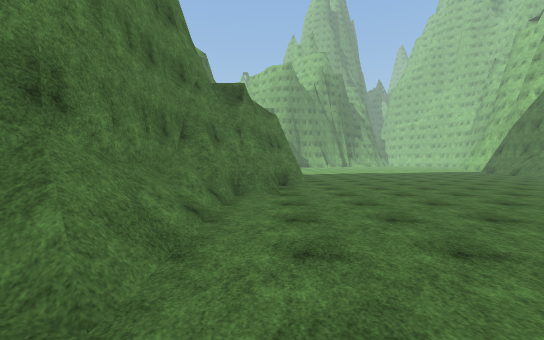
[1] (above)

16 first-person views from a walk through a Unity game level. The camera is 1.5 m above the floor, tilts 2° down and sees 90° across. The floor is counted in squares, 2 m on a side. Each view is taken from the middle of a square. On the plan, view 1 faces up. The plan holds only what a view shows up to about 10 squares ahead; the rest is blank. The place goes on beyond the plan. Surface patterns are stand-ins for the level's own textures.

[2]
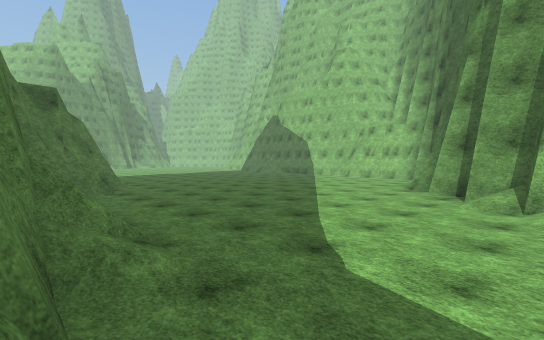

[3]
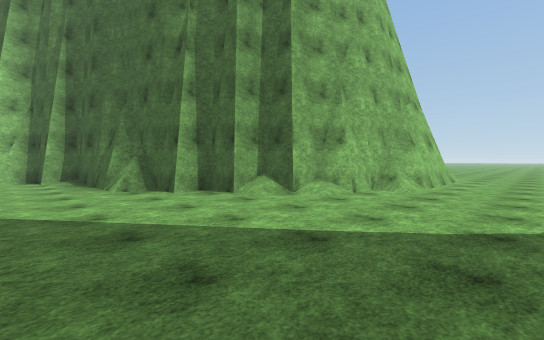

[4]
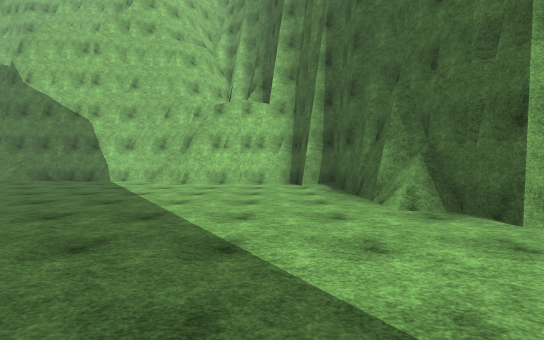

[5]
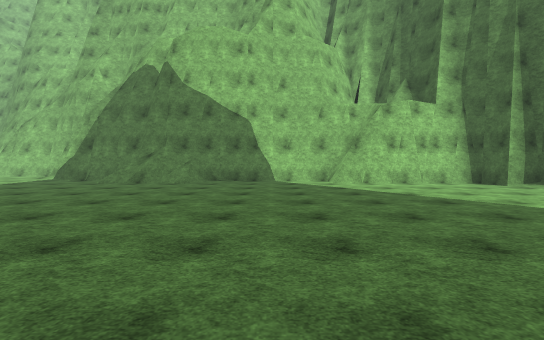

[6]
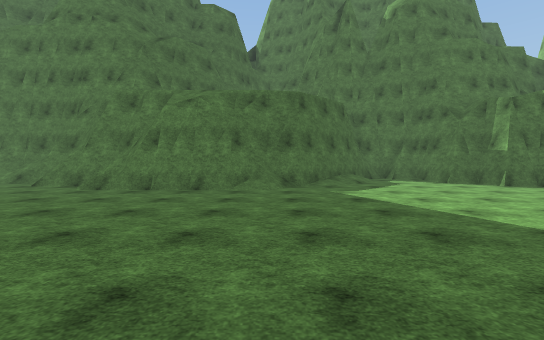

[7]
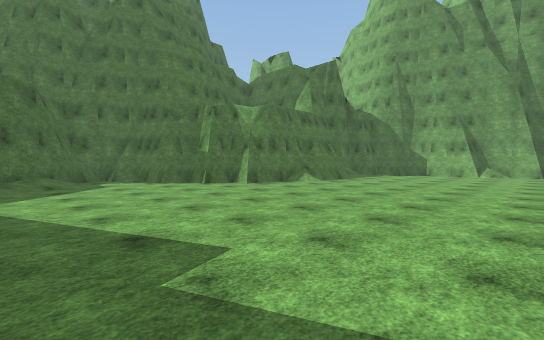

[8]
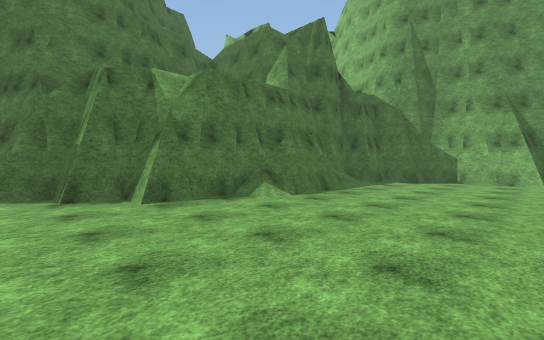

[9]
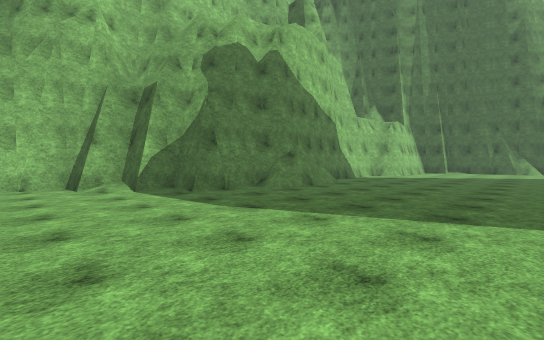

[10]
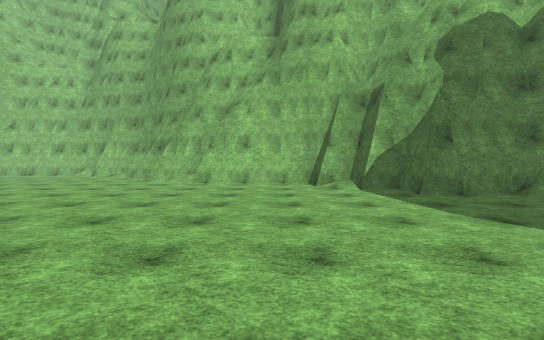

[11]
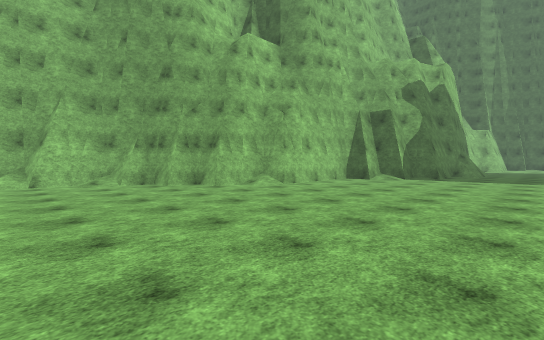

[12]
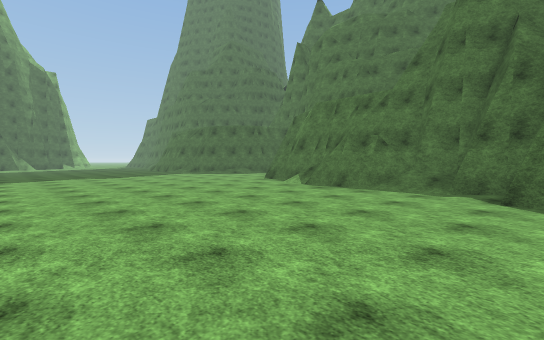

[13]
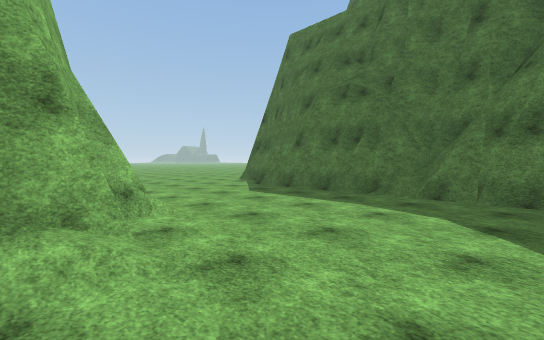

[14]
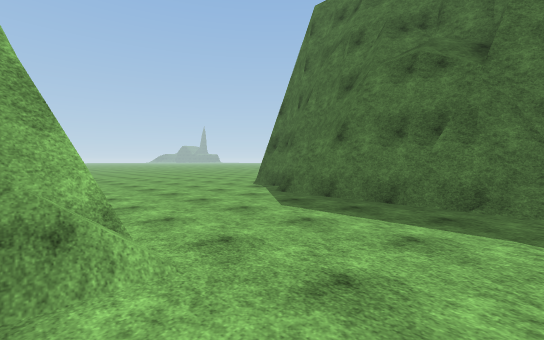

[15]
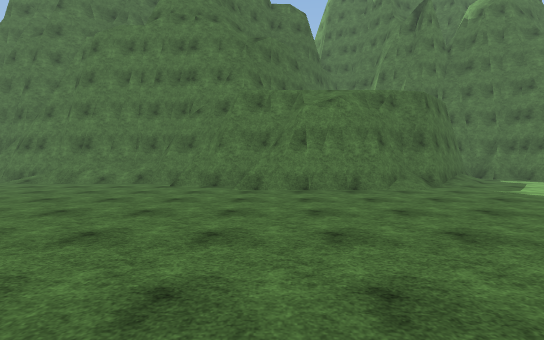

[16]
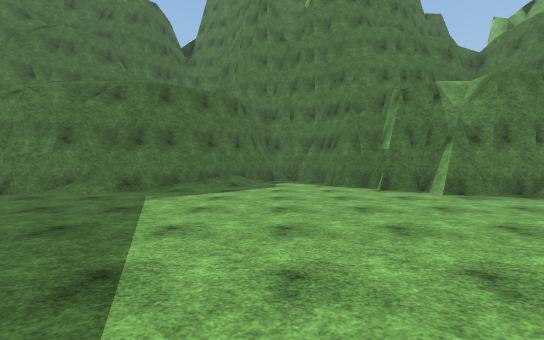

### Floor plan
Key: @ floor where view 1 was taken; # wall or solid block; . floor; / step, stairs or slope; = window, fence, low wall or low ledge.
Columns run from 4 left of view 1 to 21 right of it. Each row starts with its distance up from view 1.
 29       ##................/#
 28      ##.................##
 27      #/................/#
 26      #/................##
 25      ##...............##
 24      ##..............##
 23      #/............./#
 22      #..............##
 21     ##..............#
 20    ##...............#
 19  ###................#
 18  #.................##
 17  #................##
 16  ##..............##
 15   ##............/#
 14    ##.........../#
 13     #...........##
 12     ##..........=#
 11      #...........#
 10      #...........#
  9     ##...........#
  8     #=...........#
  7    ##...........##
  6   ###...........##
  5   ##............#
  4   #/............#
  3   #/............#
  2   #/...........##
  1   #/.......=####
  0   #.@.....###
 -1  ##......##
 -2  #/.....##
 -3  ##....##
 -4   #....#
 -5   #...##
 -6  ##...#
 -7  #....#
 -8 ##....#
 -9 #......
-10  .....
-11   ....
-12    ...

Where each view was taken, in squares from view 1:
view 1: 0 up, 0 right, facing up
view 2: 2 down, 2 left, facing up-right
view 3: 3 up, 0 right, facing down-right
view 4: 3 up, 3 right, facing right
view 5: 9 up, 3 right, facing right
view 6: 13 up, 8 right, facing left
view 7: 15 up, 8 right, facing up-left
view 8: 19 up, 6 right, facing up-left
view 9: 20 up, 7 right, facing down-right
view 10: 20 up, 7 right, facing right
view 11: 29 up, 10 right, facing down-right
view 12: 29 up, 9 right, facing down-left
view 13: 0 up, 4 right, facing down-left
view 14: 2 down, 3 right, facing down-left
view 15: 9 up, 8 right, facing left
view 16: 17 up, 7 right, facing left
